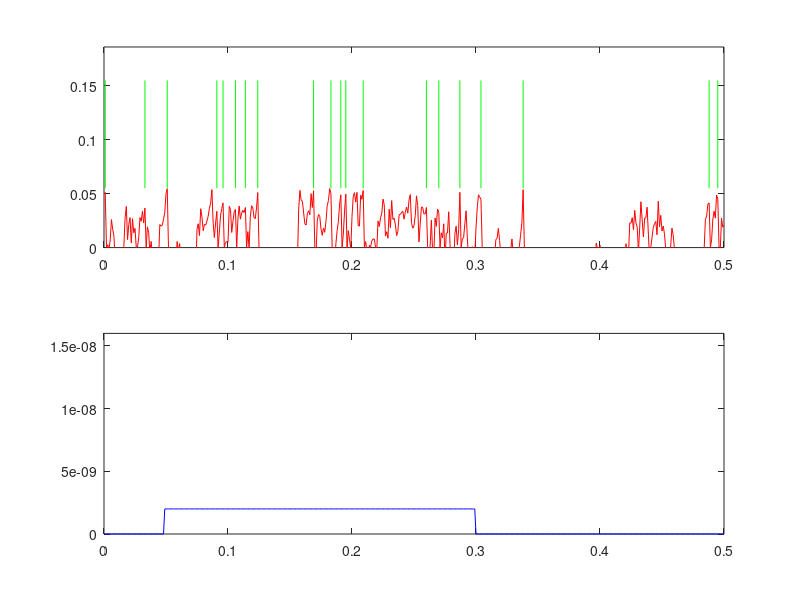

Source code (MATLAB):
#/1 A simple leaky membrane

clear
% membrane constants
tau_m = 0.030;
Rm = 3e7;

% Time
delta_t = 0.001; % Integration time step
duration = 0.5; % duration of the simulation
No_steps = round(duration ./ delta_t);
times = linspace(0, duration, No_steps + 1); % The time points for update


% membrane potential
V_0 = 0.05; % The initial membrane potential
V = zeros(1, No_steps + 1);
V(1) = V_0;

% Injection current
I_0 = 2e-9;
I_duration = 0.25;
I_start = 0.05;
I_start_index = round(I_start ./ delta_t);
I_finish_index = round((I_start + I_duration) ./ delta_t);
Iinj = zeros(1, No_steps + 1);
Iinj(I_start_index:I_finish_index) = I_0;
thresh = 0.055;
t_spikes = [];
tau_s = 0.003;



%%%% set up PSC events
% Times of PSCs
T_psc(1) = 0.05;
T_psc(2) = 0.07;
T_psc(3) = 0.09;
No_pscs = length(T_psc);
Q = 40e-12; % charge deliverd by a single PSC event
I_0 = Q ./ tau_s; % resulting ’normalisation’ constant for the
% exponential description of the PSC
index_pscs = round(T_psc ./ delta_t);
% initialise synaptic current
I_syn = zeros(1, No_steps + 1);


% noise current
std_dev_noise = 15e-9;
#I_noise = std_dev_noise .* randn(1, No_steps);


for i=1:No_steps
  
  I_noise(i) = std_dev_noise .* randn;
% first check for synaptic event
  if find(index_pscs == i)
    I_syn(i) = I_syn(i) + I_0;
  end
% update the synaptic current
I_syn(i+1) = I_syn(i) - (1 ./ tau_s) .* I_syn(i) .* delta_t;

dV = (1 ./ tau_m) .* (-V(i) + Rm .* (I_syn(i) + Iinj(i) + I_noise(i))) .* delta_t;
V(i+1) = V(i) + dV;
  if V(i+1) > thresh
    V(i+1) = 0;
    t_spikes = [t_spikes (i - 1) * delta_t];
  end
end

%%% plotting spikes
spike_height = 0.1;
No_spikes = length(t_spikes);
if No_spikes > 0
  spts = [t_spikes; t_spikes];
  y1 = thresh .* ones(1, No_spikes);
  y2 = y1 + spike_height;
  sp = [y2; y1];
end
%%%

clf % clear the graphics
subplot(2,1,1)
plot(times, V, 'r');
Vheight = 1.2 .* (thresh + spike_height);
if No_spikes > 0
  h = line(spts, sp);
  for k=1:length(h)
    set(h(k), 'Color', [0 1 0])
  end
end

axis([0 duration 0 Vheight])
subplot(2,1,2)
plot(times, Iinj, 'b');
Iheight = 1.2 .* I_0;
axis([0 duration 0 Iheight])
